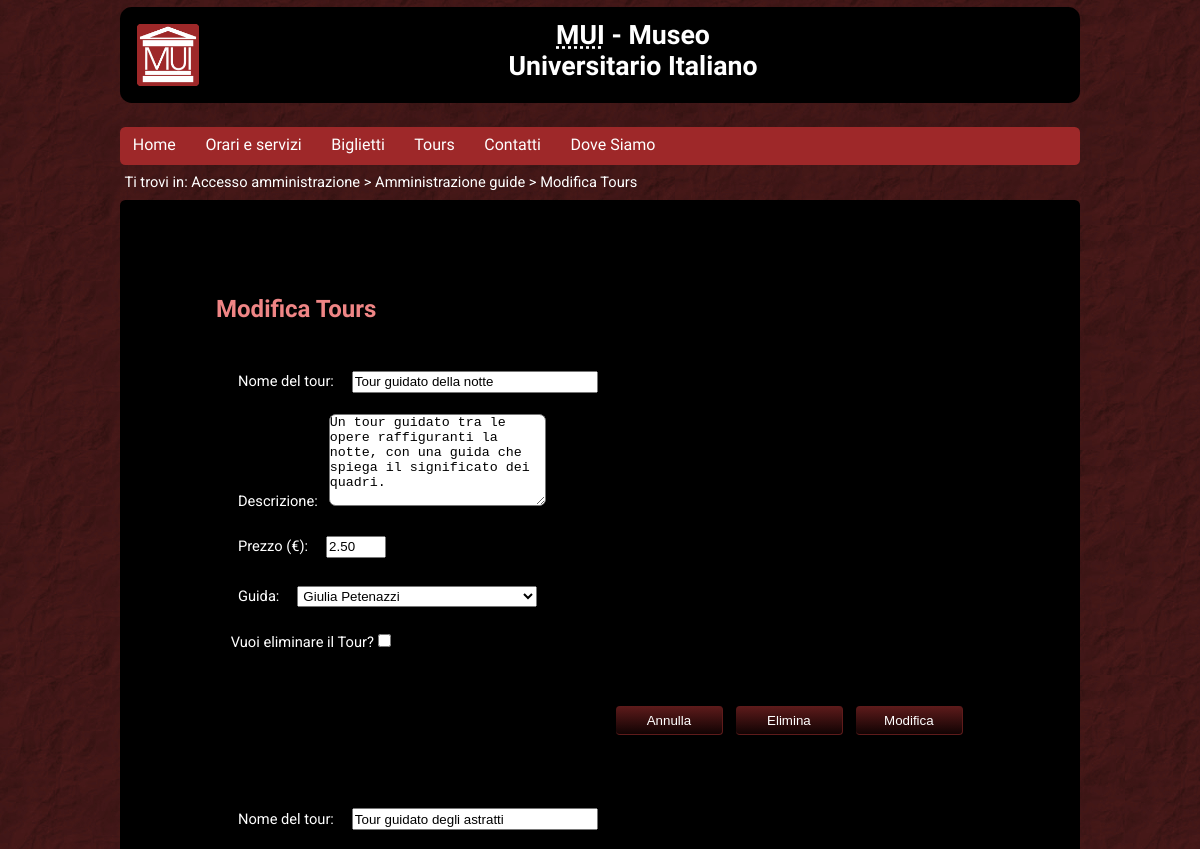
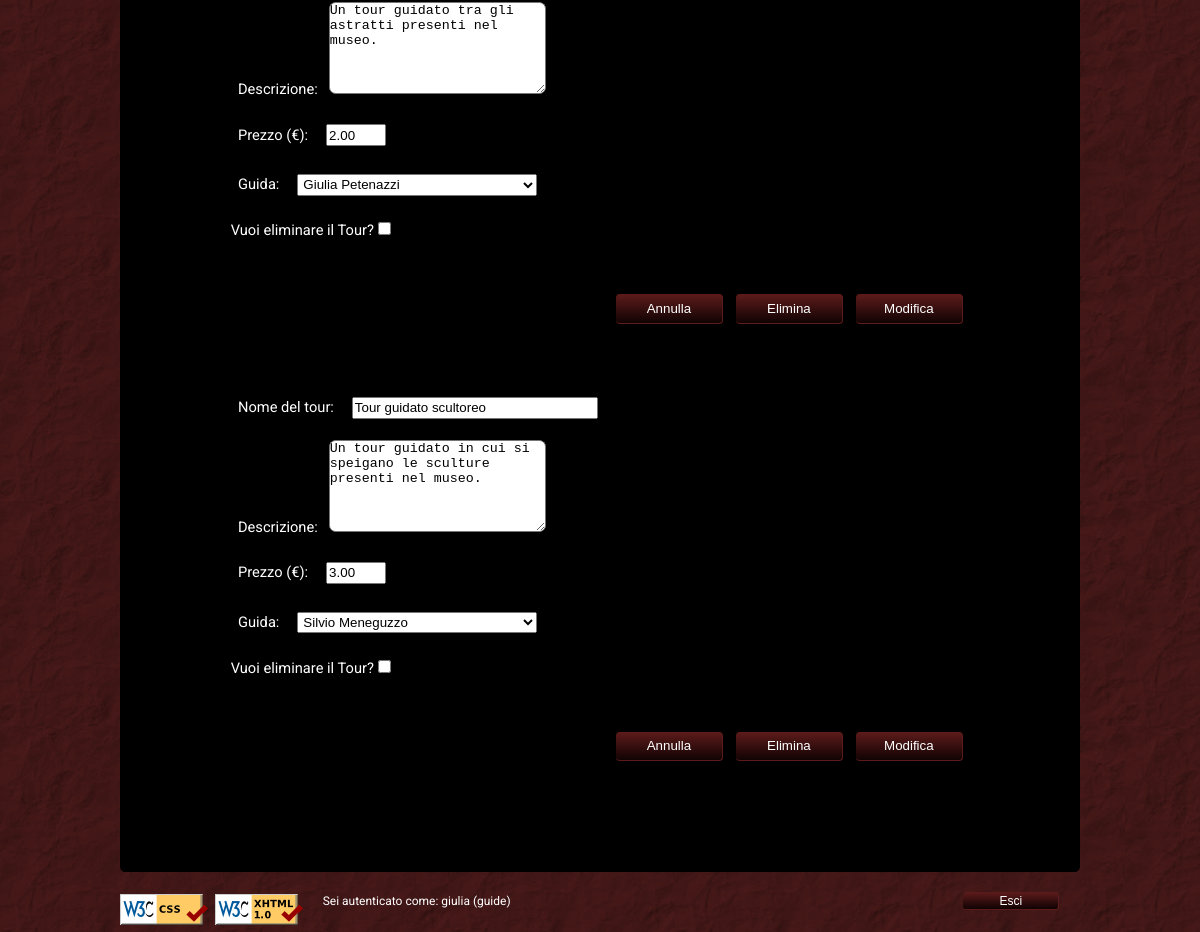
The page /admin/tours.php (signed in) on the database its author committed (2 pictures, top to bottom).
### tables this page shows
CREATE TABLE `Tours` (
  `id` int(11) NOT NULL,
  `nome` varchar(64) NOT NULL,
  `descrizione` varchar(255) NOT NULL,
  `prezzo` decimal(5,2) UNSIGNED NOT NULL DEFAULT '0.00',
  `id_guida` int(11) NOT NULL
);

CREATE TABLE `Utenti` (
  `id` int(11) NOT NULL,
  `nome` varchar(255) NOT NULL,
  `ruolo` enum('segreteria','guide') NOT NULL,
  `username` varchar(26) NOT NULL,
  `password` char(32) NOT NULL
);

### php/functions.php (called while the page is built, shortened)
<?php
function guideList($id)
{
    require "db_conn.php";
    $result = array();
    $sql_int = "SELECT nome FROM Utenti WHERE id ='$id'";
    $ris_int = mysqli_query($conn, $sql_int);
    if ($row=mysqli_fetch_assoc($ris_int))
    {
        $guida = array("id" => $id, "nome" => $row['nome']);
        array_push($result, $guida);
    }
    $sql_not_int = "SELECT nome, id FROM Utenti WHERE ruolo='guide' AND id <> '" . $id . "'";
    $result_not_int = mysqli_query($conn, $sql_not_int);
    while($row_not_int = mysqli_fetch_assoc($result_not_int))
    {
        $guida = array("id" => $row_not_int['id'], "nome" => $row_not_int['nome']);
        array_push($result, $guida);
    }
    return $result;
}
function tourList()
{
    require "db_conn.php";
    $result = array();
    $sql = 'SELECT * FROM Tours';
	$ris_list = mysqli_query($conn, $sql);
    if (mysqli_num_rows($ris_list) > 0)
    {
		while ($row_list=mysqli_fetch_assoc($ris_list))
        {
            if($row_list['id'] != 1)
            {
                $tour = array('id' => $row_list['id'], 'nome' => $row_list['nome'], 'descrizione' => $row_list['descrizione'], 'prezzo' => $row_list['prezzo'], 'id_guida' => $row_list['id_guida']);
                array_push($result, $tour);
            }
		}
	}
    return $result;
}
?>

### php/print_functions.php (the view, shortened to what this page needs)
<?php
function printPage($title, $tname, $path, $content, $foot="", $prefix="", $current_page="", $keywords="")
{
    $page = '<!DOCTYPE html PUBLIC "-//W3C//DTD XHTML 1.0 Strict//EN" "http://www.w3.org/TR/xhtml1/DTD/xhtml1-strict.dtd">
        <html xmlns="http://www.w3.org/1999/xhtml"  xml:lang="it" lang="it">
        	<head>
        		<meta name="title" content="'.$title.' - MUI" />
        		<meta name="keywords" content="'.$keywords.' MUI, Museo Universitario, Museo Italiano, Cultura Italiana, Museo Universitario Italiano, Università, Padova, Prato della Valle, Venezia" />
        		<link rel="stylesheet" type="text/css" href="'.$prefix.'css/stylesheet.css" media="screen and (min-width: 768px)" />
        		<link rel="stylesheet" type="text/css" href="'.$prefix.'css/stylesheet_mobile.css" media="screen and (max-width: 768px)" />
        		<link rel="stylesheet" type="text/css" href="'.$prefix.'css/stylesheet_print.css" media="print" />
        		<link rel="shortcut icon" href="'.$prefix.'img/favicon.ico" />
        		<script type="text/javascript" src="'.$prefix.'js/script.js"></script>
        		<title>'.$title.' - MUI</title>
        	</head>
        	<body>
        		<div id="header">
        			<img id="logo" src="'.$prefix.'img/logo/logo_MUI_128x128.png" alt="Museo Universitario Italiano"/>
        			<h1><acronym title="Museo Universitario Italiano">MUI</acronym> - Museo<br />Universitario Italiano</h1>
        		</div>
        		<div id="nav">
        			<ul>
        				<li '.($current_page=='home' ? 'id="current_page"' : '').'><a href="'.$prefix.'home.html">Home</a></li>
        				<li '.($current_page=='orari' ? 'id="current_page"' : '').'><a href="'.$prefix.'orari_e_servizi.html">Orari e servizi</a></li>
        				<li '.($current_page=='biglietti' ? 'id="current_page"' : '').'><a href="'.$prefix.'biglietti.php">Biglietti</a></li>
        				<li '.($current_page=='tours' ? 'id="current_page"' : '').'><a href="'.$prefix.'tours.php"><span xml:lang="fr">Tours</span></a></li>
        				<li '.($current_page=='contati' ? 'id="current_page"' : '').'><a href="'.$prefix.'contatti.html">Contatti</a></li>
        				<li '.($current_page=='dove' ? 'id="current_page"' : '').'><a href="'.$prefix.'dove.html">Dove Siamo</a></li>
        			</ul>
        		</div>
        		<div id="path">Ti trovi in: '.$path.'</div>
        		<div id="content">
        			<h2>'.$tname.'</h2>'.$content.'
                </div>
                <div id="footer">
                        <img src="'.$prefix.'img/css.png" class="valid" alt="CSS Valid!"/>
                        <img src="'.$prefix.'img/xhtml.png" class="valid" alt="XHTML 1.0 Valid!"/>
                        '.$foot.'
                </div>
            </body>
            </html>';
    echo $page;
    exit();
}
function printTours($id, $name, $desc, $price)
{
    $page = '<form action="../php/aggiorna_tour.php" method="post" onsubmit="return validazioneForm();">
    <div class="form_group">
		<input class="hidden" name="id_tour" value="' . $id . '"/>
        <label> Nome del <span xml:lang="fr">tour</span>: </label>
        <input type="text" name="nome" value="' . $name . '"/>
    </div>
    <div class="form_group">
        <label> Descrizione: </label>
        <textarea rows="6" cols="25" name="descrizione">' . $desc . '</textarea>
    </div>
    <div class="form_group">
        <label> Prezzo (€): </label>
        <input type="text" class="data" name="prezzo" value="' . $price . '"/>
    </div>';
    return $page;
}
function printGuide($glist, $index)
{
    $page = '<div class="form_group">
    <label>Guida: </label>
    <select name="guida">';
    foreach ($glist as $guida)
    {
        $page = $page . '<option value="' .$guida["id"]. '">' . $guida["nome"] . '</option>';
    }
    $page = $page . '</select>
    </div>
    <div class="form_group">
        Vuoi eliminare il <span xml:lang="fr">Tour</span>?
        <input type="checkbox" name="conferma" value="Conferma" />
    </div>
    <div><p id="err_js' . $index . '"></p></div>
    <div class="form_group">
		<input type="submit" class="grad" name="modifica" value="Modifica" />
		<input type="submit" class="grad" name="elimina" value="Elimina" />
		<input type="reset" class="grad" name="reset" value="Annulla" />
    </div>
    </form>';
    return $page;
}
function printLogoutForm($type)
{
    if($type === "text")
    {
        $page = '<form action="../php/inc_login.php" method="post">
            <div class="form_group">
                <input name="logout" class="hidden"/>
                <input type="submit" class="rightfoot grad" value="Esci" name="logout" />
            </div>
        </form>';
    }
    return $page;
}
?>

### css/stylesheet.css (style rules this page uses)
* { padding: 0em; margin: 0em; }
body { background-color: #421515; background:url('../img/images.jpeg'); background-attachment: fixed; color: white; font-family: 'Roboto', sans-serif; font-size: 11pt; margin: 0% 10%; line-height:20pt; }
a { color: white; text-decoration: none; }
#header { border-radius: 0.8em; color: white; background-color: black; min-height: 4.5em; padding: 1em; margin: auto; margin-bottom: 0.5em; margin-top: 0.5em; text-align: center; }
#header img#logo { height: 4.5em; display: inline; float: left; }
#header h1 { display: inline; width: 65%; font-size: 20pt; font-family: 'Marcellus SC', sans-serif; }
#nav ul { font-family: 'Marcellus SC', sans-serif; font-size: 12pt; list-style-type: none; background-color: #9e2829; color: white; margin: 1.5em 0em 0em 0em; border-radius: 4pt; min-width: 4.5em; }
#nav li { display: inline-block; padding:0.3em 0.8em; }
#nav li a { color: white; display: block; margin-top: 1px; margin-bottom: 1px; text-decoration: none; }
#path { margin: 0.3em; }
p { padding: 0.5em 0em; }
#content { margin: 0%; padding: 5% 10%; background-color: black; border-radius: 4pt; padding-bottom: 5em; }
h2 { font-family: 'Marcellus SC', sans-serif; font-size: 18pt; margin: 2em 0em 0.5em 0em; color: #ef8585; }
#footer img { float:left; margin: 0.5em 0.5em 0.5em 0em; }
.rightfoot { float:right; }
#footer form { margin: 0em; padding: 0em; }
input[type=submit].rightfoot, #footer span { padding: 0.1em 1em; font-size:9pt; }
form { padding-top: 1em; padding-bottom: 5em; }
input[type=submit], input[type=reset], .buttongrad { margin: 0.5em; color: white; background: #371212; padding: 0.5em; border-radius: 0.3em; border-top: 0pt; border-left: 0pt; border-bottom: 1pt solid #5e1b1b; border-right: 1pt solid #5e1b1b; cursor: pointer; min-width: 8em; float: right; }
input[type=submit].grad, input[type=reset].grad, .buttongrad, .grad { background: #5e1b1b; background: -webkit-linear-gradient(#5e1b1b, #110303); background: -o-linear-gradient(#5e1b1b, #110303); background: -moz-linear-gradient(#5e1b1b, #110303); background: linear-gradient(#5e1b1b, #110303); }
input[type=text], input[type=password], select { margin: 0.5em; width:18em; padding: 0.1em; display:inline; }
select { cursor:pointer; }
label { margin: 0.5em; display:inline; }
input[type=text].data { width: 4em; }
.form_group { border: 0pt; margin: 1em; }
textarea { border-radius:0.5em; }

### css/stylesheet_print.css (style rules this page uses)
* { padding: 0em; margin: 0em; }
body { background-color: #421515; background:url('../img/images.jpeg'); background-attachment: fixed; color: white; font-family: 'Roboto', sans-serif; font-size: 11pt; margin: 0%; line-height:20pt; }
a { color: white; text-decoration: none; }
#header { border: solid 0.5px black; border-radius: 0.8em; color: white; background-color: black; min-height: 4.5em; padding: 1em; margin: auto; margin-bottom: 0.5em; margin-top: 0.5em; text-align: center; }
#header img#logo { height: 4.5em; display: inline; float: left; }
#header h1 { display: inline; width: 65%; font-size: 20pt; font-family: 'Marcellus SC', sans-serif; }
#nav ul { display:none; font-family: 'Marcellus SC', sans-serif; font-size: 12pt; list-style-type: none; background-color: #9e2829; color: white; margin: 1.5em 0em 0em 0em; border-radius: 4pt; min-width: 4.5em; }
#nav li { display: inline-block; padding:0.3em 0.8em; }
#nav li a { color: white; display: block; margin-top: 1px; margin-bottom: 1px; text-decoration: none; }
#path { margin: 0.3em; }
p { padding: 0.5em 0em; }
#content { background-color: black; border-radius: 4pt; padding-bottom: 5em; }
h2 { font-family: 'Marcellus SC', sans-serif; font-size: 18pt; margin: 2em 0em 0.5em 0em; color: #ef8585; }
#footer img { float:left; margin: 0.5em 0.5em 0.5em 0em; }
.rightfoot { float:right; }
#footer form { margin: 0em; padding: 0em; }
input[type=submit].rightfoot, #footer span { padding: 0.1em 1em; font-size:9pt; }
#footer { display:none; }
form { padding-top: 1em; padding-bottom: 5em; }
input[type=submit], input[type=reset], .buttongrad { margin: 0.5em; color:black; background-color: white; padding: 0.5em; border-radius: 0.3em; border: 1pt solid #5e1b1b; min-width: 8em; float: right; }
input[type=text], input[type=password], select { margin: 0.5em; width:18em; padding: 0.1em; display:inline; }
label { margin: 0.5em; display:inline; }
input[type=text].data { width: 4em; }
.form_group { border: 0pt; margin: 1em; }
textarea { border-radius:0.5em; }

### rows shown on the page
tours: nome "Tour guidato della notte", descrizione "Un tour guidato tra le opere raffiguranti la notte, con una guida che spiega il significato dei quadri.", prezzo "2.50"
tours: nome "Tour guidato degli astratti", descrizione "Un tour guidato tra gli astratti presenti nel museo.", prezzo "2.00"
tours: nome "Tour guidato scultoreo", descrizione "Un tour guidato in cui si speigano le sculture presenti nel museo.", prezzo "3.00"
utenti: guida "Silvio Meneguzzo"

### other values the page prints
$sez "guide"
$tname "Modifica Tours"
$utente "giulia (guide)"
form field guida "Giulia Petenazzi Giulia Petenazzi"
